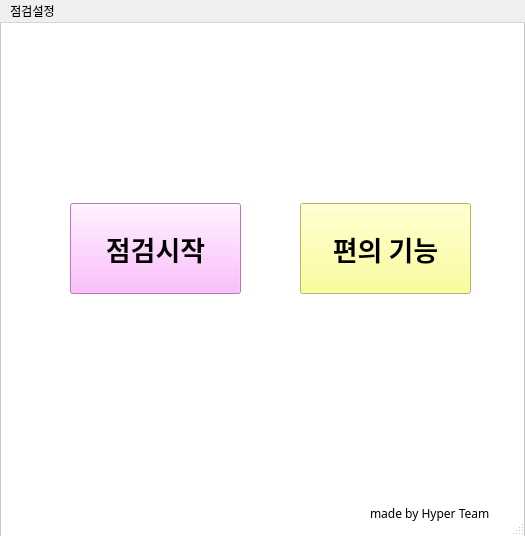
<?xml version="1.0" encoding="UTF-8"?>
<ui version="4.0">
 <class>MainWindow</class>
 <widget class="QMainWindow" name="MainWindow">
  <property name="geometry">
   <rect>
    <x>0</x>
    <y>0</y>
    <width>525</width>
    <height>536</height>
   </rect>
  </property>
  <property name="minimumSize">
   <size>
    <width>525</width>
    <height>525</height>
   </size>
  </property>
  <property name="maximumSize">
   <size>
    <width>550</width>
    <height>591</height>
   </size>
  </property>
  <property name="font">
   <font>
    <family>KoPub돋움체 Medium</family>
    <weight>50</weight>
    <bold>false</bold>
   </font>
  </property>
  <property name="windowTitle">
   <string>MainWindow</string>
  </property>
  <property name="styleSheet">
   <string notr="true"/>
  </property>
  <widget class="QWidget" name="centralwidget">
   <property name="minimumSize">
    <size>
     <width>550</width>
     <height>550</height>
    </size>
   </property>
   <property name="maximumSize">
    <size>
     <width>525</width>
     <height>525</height>
    </size>
   </property>
   <widget class="QFrame" name="frame">
    <property name="geometry">
     <rect>
      <x>0</x>
      <y>-10</y>
      <width>525</width>
      <height>525</height>
     </rect>
    </property>
    <property name="maximumSize">
     <size>
      <width>525</width>
      <height>525</height>
     </size>
    </property>
    <property name="styleSheet">
     <string notr="true">QFrame{background-color:white}</string>
    </property>
    <property name="frameShape">
     <enum>QFrame::StyledPanel</enum>
    </property>
    <property name="frameShadow">
     <enum>QFrame::Raised</enum>
    </property>
    <widget class="QLabel" name="label">
     <property name="geometry">
      <rect>
       <x>160</x>
       <y>20</y>
       <width>201</width>
       <height>71</height>
      </rect>
     </property>
     <property name="text">
      <string>&lt;html&gt;&lt;head/&gt;&lt;body&gt;&lt;p&gt;&lt;img src=&quot;:/icon/Hyper_logo.png&quot;/&gt;&lt;/p&gt;&lt;/body&gt;&lt;/html&gt;</string>
     </property>
    </widget>
    <widget class="QPushButton" name="pushButton_1">
     <property name="geometry">
      <rect>
       <x>70</x>
       <y>190</y>
       <width>171</width>
       <height>91</height>
      </rect>
     </property>
     <property name="font">
      <font>
       <family>KoPub돋움체 Bold</family>
       <pointsize>20</pointsize>
       <weight>75</weight>
       <bold>true</bold>
      </font>
     </property>
     <property name="styleSheet">
      <string notr="true">QPushButton{background-color:rgb(255, 170, 255)}
QPushButton{border-color:rgb(255, 170, 255)}</string>
     </property>
     <property name="text">
      <string>점검시작</string>
     </property>
    </widget>
    <widget class="QPushButton" name="pushButton_2">
     <property name="geometry">
      <rect>
       <x>300</x>
       <y>190</y>
       <width>171</width>
       <height>91</height>
      </rect>
     </property>
     <property name="font">
      <font>
       <family>KoPub돋움체 Bold</family>
       <pointsize>20</pointsize>
       <weight>75</weight>
       <bold>true</bold>
      </font>
     </property>
     <property name="styleSheet">
      <string notr="true">QPushButton{background-color:rgb(255, 255, 127)}
QPushButton{font-color:rgb(255, 170, 255)}</string>
     </property>
     <property name="text">
      <string>편의 기능</string>
     </property>
    </widget>
    <widget class="QLabel" name="label_2">
     <property name="geometry">
      <rect>
       <x>370</x>
       <y>490</y>
       <width>141</width>
       <height>21</height>
      </rect>
     </property>
     <property name="font">
      <font>
       <family>KoPub바탕체 Medium</family>
      </font>
     </property>
     <property name="text">
      <string>made by Hyper Team</string>
     </property>
    </widget>
   </widget>
  </widget>
  <widget class="QMenuBar" name="menubar">
   <property name="geometry">
    <rect>
     <x>0</x>
     <y>0</y>
     <width>525</width>
     <height>21</height>
    </rect>
   </property>
   <widget class="QMenu" name="menu">
    <property name="font">
     <font>
      <family>나눔바른고딕 UltraLight</family>
     </font>
    </property>
    <property name="title">
     <string>점검설정</string>
    </property>
   </widget>
   <addaction name="menu"/>
  </widget>
  <widget class="QStatusBar" name="statusbar"/>
 </widget>
 <resources>
  <include location="logoicon.qrc"/>
 </resources>
 <connections/>
</ui>
